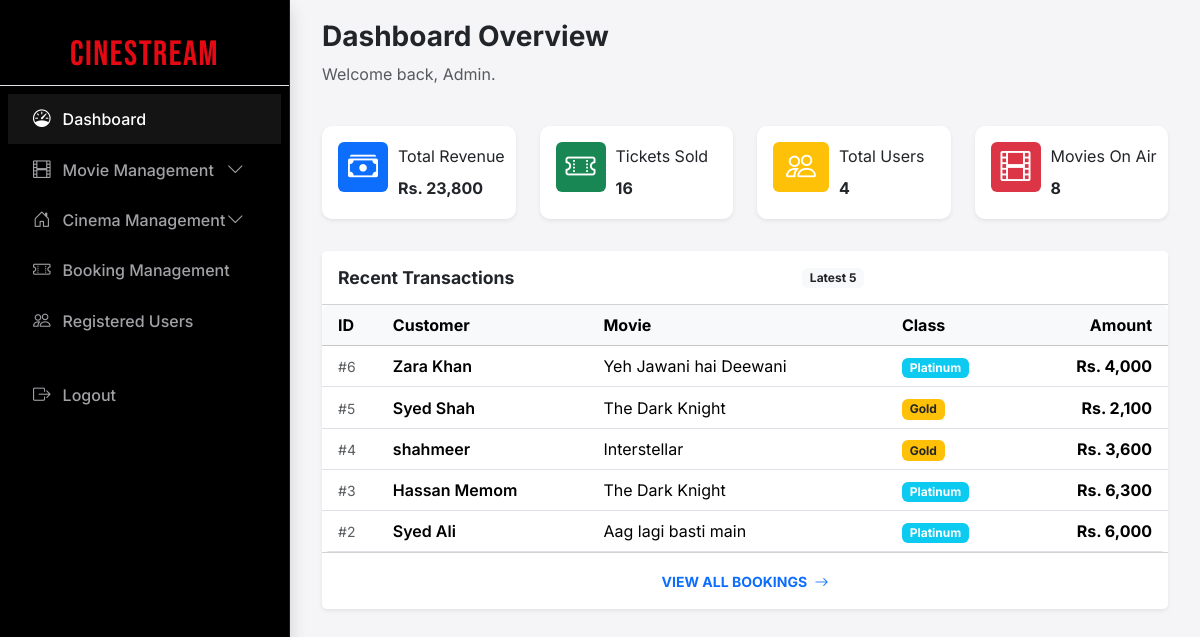
Screenshot of /admin/index.php (signed in) with the database file from the repository.
### tables this page shows
CREATE TABLE `bookings` (
  `id` int(11) NOT NULL,
  `movie_id` int(11) NOT NULL,
  `customer_name` varchar(100) NOT NULL,
  `seat_class` enum('Gold','Platinum','Box') NOT NULL,
  `total_seats` int(11) NOT NULL,
  `total_price` decimal(10,2) NOT NULL,
  `booking_date` timestamp NOT NULL DEFAULT current_timestamp()
);

CREATE TABLE `movies` (
  `id` int(11) NOT NULL,
  `theater_id` int(11) NOT NULL,
  `title` varchar(255) NOT NULL,
  `trailer_url` varchar(2083) DEFAULT NULL,
  `rate_gold` decimal(10,2) DEFAULT NULL,
  `rate_platinum` decimal(10,2) DEFAULT NULL,
  `rate_box` decimal(10,2) DEFAULT NULL,
  `show_timings` varchar(255) DEFAULT NULL,
  `poster_path` varchar(255) DEFAULT NULL
);

### admin/index.php (the view, shortened to what this page needs)
<?php
include('../includes/connection.php');
$user_query = "SELECT COUNT(id) as total_users FROM users WHERE role = 'user'";
$user_result = mysqli_query($conn, $user_query);
$user_data = mysqli_fetch_assoc($user_result);
$total_users = $user_data['total_users'] ?? 0;
$movie_query = "SELECT COUNT(id) as total_movies FROM movies";
$movie_result = mysqli_query($conn, $movie_query);
$movie_data = mysqli_fetch_assoc($movie_result);
$total_movies = $movie_data['total_movies'] ?? 0;
$booking_query = "SELECT SUM(total_price) as revenue, SUM(total_seats) as tickets FROM bookings";
$booking_result = mysqli_query($conn, $booking_query);
$booking_data = mysqli_fetch_assoc($booking_result);
$total_revenue = $booking_data['revenue'] ?? 0;
$total_tickets = $booking_data['tickets'] ?? 0;
$recent_bookings = mysqli_query($conn, "SELECT b.*, m.title FROM bookings b JOIN movies m ON b.movie_id = m.id ORDER BY b.id DESC LIMIT 5");
?>
<!DOCTYPE html>
<html lang="en">
<head>
    <link href="https://cdn.jsdelivr.net/npm/bootstrap@5.3.8/dist/css/bootstrap.min.css" rel="stylesheet">
    <link rel="stylesheet" href="https://cdn.jsdelivr.net/npm/bootstrap-icons@1.11.3/font/bootstrap-icons.min.css">
    <link rel="stylesheet" href="assets/css/adminlte.css" />
</head>
<body class="layout-fixed">
    <div class="app-wrapper">
        <?php include('../includes/sidebar.php'); ?>
        <main class="app-main">
            <div class="container-fluid">
                <div class="row mb-4">
                    <div class="col-12 text-center text-md-start">
                        <h3 class="fw-bold">Dashboard Overview</h3>
                        <p class="text-muted">Welcome back, Admin.</p>
                    </div>
                </div>
                <div class="row">
                    <div class="col-12 col-sm-6 col-xl-3">
                        <div class="info-box">
                            <span class="info-box-icon bg-primary text-white"><i class="bi bi-cash-stack"></i></span>
                            <div class="info-box-content">
                                <span class="info-box-text">Total Revenue</span>
                                <span class="info-box-number">Rs. <?php echo number_format($total_revenue); ?></span>
                            </div>
                        </div>
                    </div>
                    <div class="col-12 col-sm-6 col-xl-3">
                        <div class="info-box">
                            <span class="info-box-icon bg-success text-white"><i class="bi bi-ticket-perforated"></i></span>
                            <div class="info-box-content">
                                <span class="info-box-text">Tickets Sold</span>
                                <span class="info-box-number"><?php echo number_format($total_tickets); ?></span>
                            </div>
                        </div>
                    </div>
                    <div class="col-12 col-sm-6 col-xl-3">
                        <div class="info-box">
                            <span class="info-box-icon bg-warning text-white"><i class="bi bi-people"></i></span>
                            <div class="info-box-content">
                                <span class="info-box-text">Total Users</span>
                                <span class="info-box-number"><?php echo number_format($total_users); ?></span>
                            </div>
                        </div>
                    </div>
                    <div class="col-12 col-sm-6 col-xl-3">
                        <div class="info-box">
                            <span class="info-box-icon bg-danger text-white"><i class="bi bi-film"></i></span>
                            <div class="info-box-content">
                                <span class="info-box-text">Movies On Air</span>
                                <span class="info-box-number"><?php echo $total_movies; ?></span>
                            </div>
                        </div>
                    </div>
                </div>
                <div class="row mt-2">
                    <div class="col-12">
                        <div class="card border-0 shadow-sm">
                            <div class="card-header bg-white py-3 d-flex justify-content-between align-items-center">
                                <h5 class="card-title mb-0 fw-bold">Recent Transactions</h5>
                                <span class="badge bg-light text-dark">Latest 5</span>
                            </div>
                            <div class="card-body p-0">
                                <div class="table-responsive">
                                    <table class="table table-hover align-middle mb-0">
                                        <thead class="table-light">
                                            <tr>
                                                <th class="ps-3">ID</th>
                                                <th>Customer</th>
                                                <th>Movie</th>
                                                <th>Class</th>
                                                <th class="pe-3 text-end">Amount</th>
                                            </tr>
                                        </thead>
                                        <tbody>
                                            <?php if(mysqli_num_rows($recent_bookings) > 0): ?>
                                                <?php while ($row = mysqli_fetch_assoc($recent_bookings)): ?>
                                                <tr>
                                                    <td class="ps-3"><span class="text-muted small">#<?php echo $row['id']; ?></span></td>
                                                    <td class="fw-semibold"><?php echo htmlspecialchars($row['customer_name']); ?></td>
                                                    <td><?php echo htmlspecialchars($row['title']); ?></td>
                                                    <td>
                                                        <span class="badge <?php echo $row['seat_class'] == 'Gold' ? 'bg-warning text-dark' : 'bg-info text-white'; ?>">
                                                            <?php echo $row['seat_class']; ?>
                                                        </span>
                                                    </td>
                                                    <td class="pe-3 text-end fw-bold">Rs. <?php echo number_format($row['total_price']); ?></td>
                                                </tr>
                                                <?php endwhile; ?>
                                            <?php else: ?>
                                                <tr><td colspan="5" class="text-center py-4">No recent bookings found.</td></tr>
                                            <?php endif; ?>
                                        </tbody>
                                    </table>
                                </div>
                            </div>
                            <div class="card-footer bg-white text-center py-3">
                                <a href="view-tickets.php" class="text-decoration-none small fw-bold text-uppercase">View All Bookings <i class="bi bi-arrow-right ms-1"></i></a>
                            </div>
                        </div>
                    </div>
                </div>
            </div>
        </main>
    </div>
</body>
</html>

### admin/index.php (style rules this page uses)
:root { --sidebar-width: 250px; }
body { overflow-x: hidden; background-color: #f4f6f9; }
.app-wrapper { display: flex; width: 100%; transition: all 0.3s; }
.app-main { flex-grow: 1; min-height: 100vh; padding: 20px; width: 100%; }
.info-box { background: white; display: flex; padding: 1rem; border-radius: 10px; margin-bottom: 1.5rem; border: none; box-shadow: 0 0.125rem 0.25rem rgba(0, 0, 0, 0.075); transition: transform 0.2s; }
.info-box-icon { width: 50px; height: 50px; min-width: 50px; display: flex; align-items: center; justify-content: center; border-radius: 8px; font-size: 1.25rem; }
.table-responsive { border-radius: 8px; overflow: hidden; }
.card { border-radius: 12px; }

### includes/sidebar.php (style rules this page uses)
:root { --netflix-red: #E50914; --apple-dark: #121212; --nav-text: #a1a1a6; --sidebar-width: 290px; }
body { display: flex; margin: 0; min-height: 100vh; background-color: #f5f5f7; font-family: 'Inter', sans-serif; }

### rows the page displays
bookings: id "6", customer_name "Zara Khan", movie.title "Yeh Jawani hai Deewani", seat_class "Platinum", total_price "4,000"
bookings: id "5", customer_name "Syed Shah", movie.title "The Dark Knight", seat_class "Gold", total_price "2,100"
bookings: id "4", customer_name "shahmeer", movie.title "Interstellar", seat_class "Gold", total_price "3,600"
bookings: id "3", customer_name "Hassan Memom", movie.title "The Dark Knight", seat_class "Platinum", total_price "6,300"
bookings: id "2", customer_name "Syed Ali", movie.title "Aag lagi basti main", seat_class "Platinum", total_price "6,000"

### other values shown
$total_revenue "23,800"
$total_tickets "16"
$total_users "4"
$total_movies "8"
